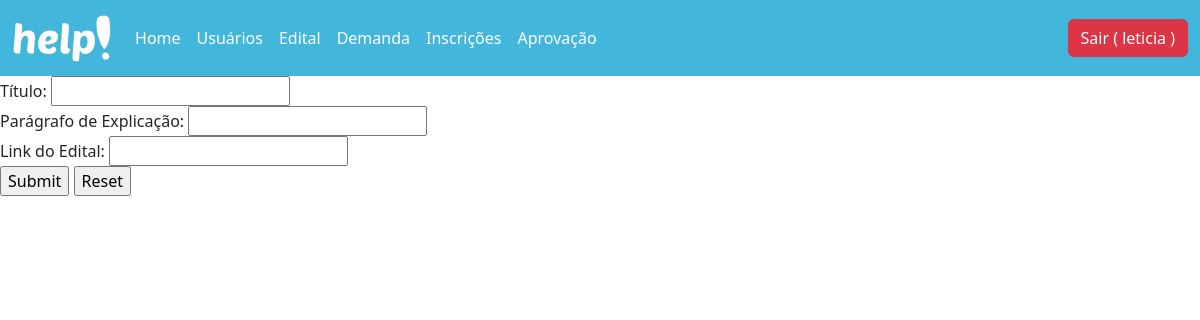
Before: /edital/update/2 (signed in) with the older database file.
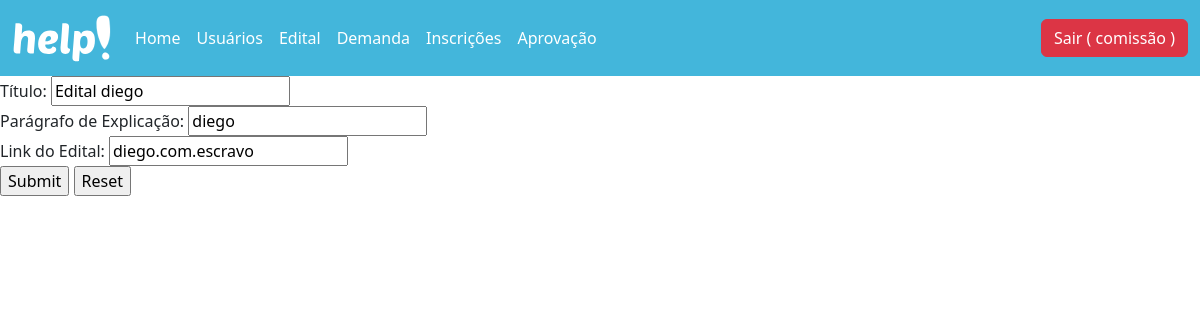
After: the same page with the newer database file.
### database/models.py (models this page shows, shortened)
class Usuario(db.Model, UserMixin):
  __tablename__= "usuario"
  id = db.Column(db.Integer, primary_key = True)
  nome = db.Column(db.String(100))
  email = db.Column(db.String(100))
  matricula = db.Column(db.String(100))
  senha = db.Column(db.String(100))
  admin = db.Column(db.Boolean)
  professor = db.Column(db.Boolean)

class Edital(db.Model):
  __tablename__= "edital"
  id = db.Column(db.Integer, primary_key = True)
  titulo = db.Column(db.String(100))
  paragrafo = db.Column(db.String(100))
  link = db.Column(db.String(100))

### controllers/edital.py (the view, shortened to what this page needs)
@bp_edital.route('/update/<int:id>', methods=['GET', 'POST'])
@login_required
def update(id):
  if not current_user.admin:
    flash("Acesso não permitido")
    return redirect('/login')
  if id and request.method=='GET':
    edital = Edital.query.get(id)
    return render_template('edital_update.html', edital=edital)

### controllers/usuario.py (called while the page is built)
@lm.user_loader
def load_user(id):
  usuario = Usuario.query.filter_by(id=id).first()
  return usuario

### templates/edital_update.html
{% extends 'header.html' %}
{% block container %}
<form action="/edital/update/{{edital.id}}" method="POST">
  Título: <input type="text" name="titulo" value="{{edital.titulo}}"><br/>
  Parágrafo de Explicação: <input type="text" name="paragrafo" value="{{edital.paragrafo}}"><br/>
  Link do Edital: <input type="text" name="link" value="{{edital.link}}"><br/>
  <input type="submit" name="Editar">
  <input type="reset" name="Limpar">
</form>
{% endblock %}

### templates/header.html (shortened to what this page needs)
<!DOCTYPE html>
<html lang="pt-br">
<head>
  <link href="https://cdn.jsdelivr.net/npm/bootstrap@5.3.0-alpha1/dist/css/bootstrap.min.css" rel="stylesheet">
  <link rel="stylesheet" href="/static/header.css">
</head>
<body>
<nav class="navbar navbar-expand-lg bg-body-tertiary" style="background-color: #43B6DB !important;">
  <div class="container-fluid">
    <a class="navbar-brand" href="/usuarios/dashboard"><img src="/static/assets/help.svg" alt="..." height="50vh"></a>
    <div class="collapse navbar-collapse" id="navbarSupportedContent">
      <ul class="navbar-nav me-auto mb-2 mb-lg-0">
        <li class="nav-item">
          <a class="nav-link active" aria-current="page" href="/usuarios/dashboard">Home</a>
        </li>
        {% if current_user.admin %}
        <li class="nav-item">
          <a class="nav-link" href="/usuarios/recovery">Usuários</a>
        </li>
        {% endif %}
        {% if current_user.admin %}
        <li class="nav-item">
          <a class="nav-link" href="/edital/recovery">Edital</a>
        </li>
        {% endif %}
        {% if current_user.professor %}
        <li class="nav-item">
          <a class="nav-link" href="/demanda/recovery">Demanda</a>
        </li>
        {% endif %}
        {% if current_user.professor %}
        <li class="nav-item">
          <a class="nav-link" href="/inscricao/recovery">Inscrições</a>
        </li>
        {% endif %}
        {% if current_user.professor %}
        <li class="nav-item">
          <a class="nav-link" href="/aprovacao/recovery">Aprovação</a>
        </li>
        {% endif %}
      </ul>
      <form class="d-flex" role="search">
        <a href="{{url_for('usuarios.logoff')}}" class="btn btn-danger" id="button-sair">Sair ( {{current_user.nome}} )</a>
      </form>
    </div>
  </div>
</nav>
  {% block container %}
  {% endblock %}
</body>
</html>

Changed rows visible on the page:
changed Usuario: nome "leticia" → "comissão"
added Edital: titulo "Edital diego", paragrafo "diego", link "diego.com.escravo"
